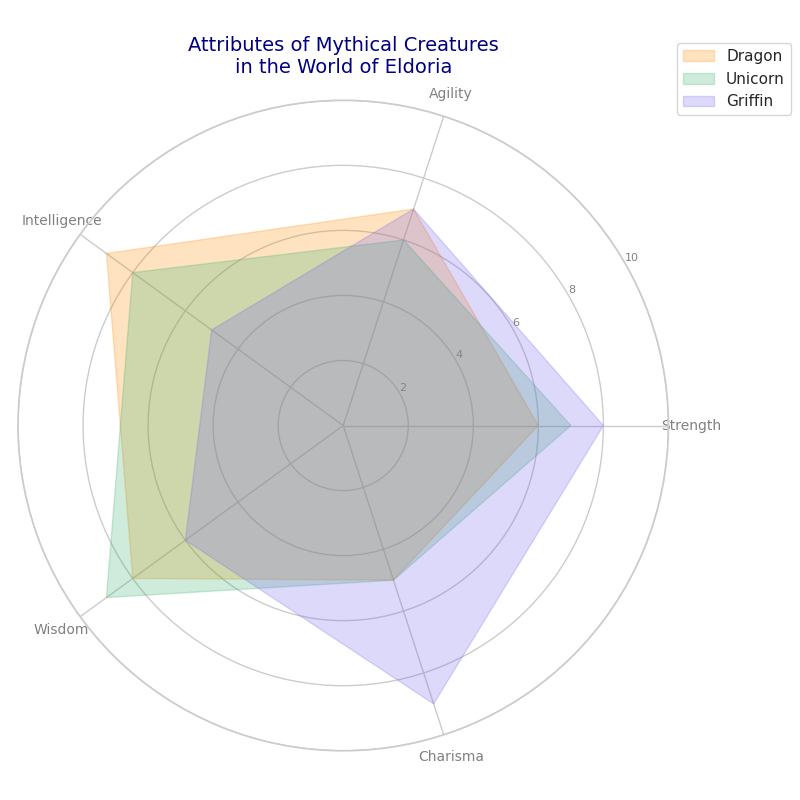

Reproduce this figure in Python.
import matplotlib.pyplot as plt
import numpy as np

attributes = ['Strength', 'Agility', 'Intelligence', 'Wisdom', 'Charisma']
n_attributes = len(attributes)

# Randomly altering the stats maintaining the original structure
dragon_stats = [6, 7, 9, 8, 5]
unicorn_stats = [7, 6, 8, 9, 5]
griffin_stats = [8, 7, 5, 6, 9]

angles = np.linspace(0, 2 * np.pi, n_attributes, endpoint=False).tolist()
angles += angles[:1]

def plot_creature(ax, stats, label, color):
    stats += stats[:1]
    ax.fill(angles, stats, color=color, alpha=0.25, label=label)

fig, ax = plt.subplots(figsize=(8, 8), subplot_kw=dict(polar=True))

plot_creature(ax, dragon_stats, 'Dragon', 'darkorange')
plot_creature(ax, unicorn_stats, 'Unicorn', 'mediumseagreen')
plot_creature(ax, griffin_stats, 'Griffin', 'mediumslateblue')

plt.xticks(angles[:-1], attributes, color='gray', size=10)
ax.set_rlabel_position(30)
plt.yticks([2, 4, 6, 8, 10], ["2", "4", "6", "8", "10"], color="gray", size=8)
plt.ylim(0, 10)

plt.legend(loc='upper right', bbox_to_anchor=(1.2, 1.1))
plt.title("Attributes of Mythical Creatures\nin the World of Eldoria", size=14, color='navy', pad=20)

plt.tight_layout()

plt.show()
